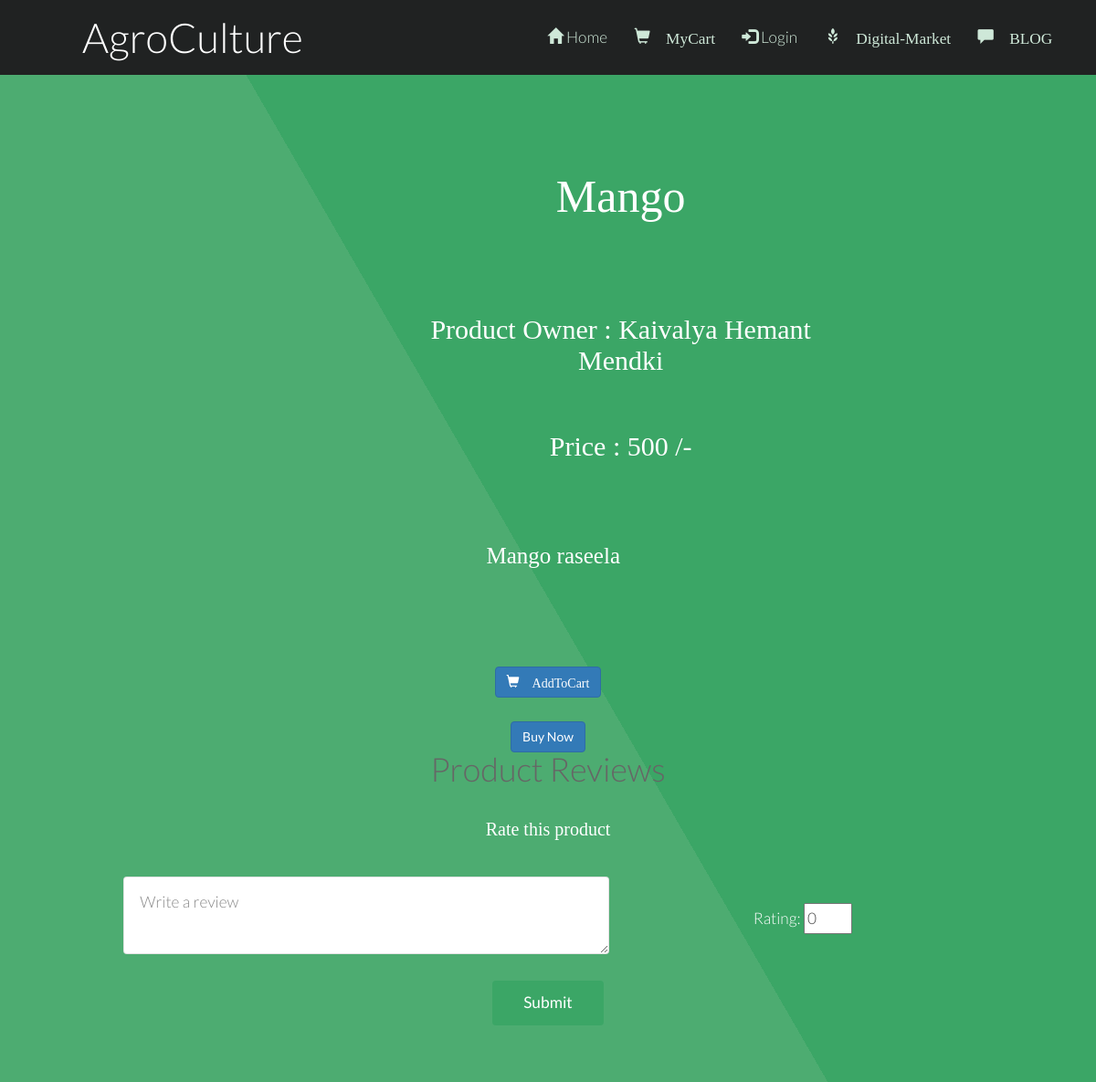
The app's page /review.php?pid=27 with its own data.
### tables this page shows
CREATE TABLE `fproduct` (
  `fid` int(255) NOT NULL,
  `pid` int(255) NOT NULL,
  `product` varchar(255) NOT NULL,
  `pcat` varchar(255) NOT NULL,
  `pinfo` varchar(255) NOT NULL,
  `price` float NOT NULL,
  `pimage` varchar(255) NOT NULL DEFAULT 'blank.png',
  `picStatus` int(10) NOT NULL DEFAULT '0'
);

CREATE TABLE `farmer` (
  `fid` int(255) NOT NULL,
  `fname` varchar(255) NOT NULL,
  `fusername` varchar(255) NOT NULL,
  `fpassword` varchar(255) NOT NULL,
  `fhash` varchar(255) NOT NULL,
  `femail` varchar(255) NOT NULL,
  `fmobile` varchar(255) NOT NULL,
  `faddress` text NOT NULL,
  `factive` int(255) NOT NULL DEFAULT '0',
  `frating` int(11) NOT NULL DEFAULT '0',
  `picExt` varchar(255) NOT NULL DEFAULT 'png',
  `picStatus` int(10) NOT NULL DEFAULT '0'
);

### review.php (the view, shortened to what this page needs)
<?php
	require 'db.php';
	$pid = $_GET['pid'];
?>
<!DOCTYPE html>
<html>
<head>
		<link href="bootstrap\css\bootstrap.min.css" rel="stylesheet">
		<link rel="stylesheet" href="Blog/commentBox.css" />
</head>
<body>
				<?php
					require 'menu.php';
					$sql="SELECT * FROM fproduct WHERE pid = '$pid'";
					$result = mysqli_query($conn, $sql);
					$row = mysqli_fetch_assoc($result);
					$fid = $row['fid'];
					$sql = "SELECT * FROM farmer WHERE fid = '$fid'";
					$result = mysqli_query($conn, $sql);
					$frow = mysqli_fetch_assoc($result);
					?>
				<section id="main" class="wrapper style1 align-center">
						<div class="container">
							<div class="row">
								<div class="col-sm-4">
								</div>
								<div class="col-12 col-sm-6">
									<p style="font: 50px Times new roman;"><?= $row['product']; ?></p>
									<p style="font: 30px Times new roman;">Product Owner : <?= $frow['fname']; ?></p>
									<p style="font: 30px Times new roman;">Price : <?= $row['price'].' /-'; ?></p>
								</div>
							</div><br />
							<div class="row">
								<div class="col-12 col-sm-12" style="font: 25px Times new roman;">
									<?= $row['pinfo']; ?>
								</div>
							</div>
						</div>
						<br /><br />
						<div class="12u$">
                            <center>
                                <div class="row uniform">
                                    <div class="6u 12u$(large)">
                                        <a href="myCart.php?flag=1&pid=<?= $pid; ?>" class="btn btn-primary" style="text-decoration: none;"><span class="glyphicon glyphicon-shopping-cart"> AddToCart</a>
                                    </div>
                                    <div class="6u 12u$(large)">
                                        <a href="buyNow.php?pid=<?= $pid; ?>" class="btn btn-primary" style="text-decoration: none;">Buy Now</a>
                                    </div>
                                </div>
                            </center>
                        </div>
					<div class="container">
						<h1>Product Reviews</h1>
					<div class="row">
						<div class="col-0 col-sm-3"></div>
						<div class="col-12 col-sm-6">
					</div>
				</div>
			</div>
			<div class="container">
				<p style="font: 20px Times new roman; align: left;">Rate this product</p>
				<form method="POST" action="reviewInput.php?pid=<?= $pid; ?>">
					<div class="row">
						<div class="col-sm-7">
							<textarea style="background-color:white;color: black;" cols="5" name="comment" placeholder="Write a review"></textarea>
						</div>
						<div class="col-sm-5">
							<br />
							Rating: <input type="number" min="0" max="10" name="rating" value="0"/>
						</div>
					</div>
					<div class="row">
						<div class="col-sm-12">
							<br />
							<input type="submit" />
						</div>
					</div>
				</form>
			</div>
	</body>
	</html>

### css/style.css (style rules this page uses)
body { background: #fff; }
body, input, select, textarea { color: #444; font-family: "Lato", Helvetica, sans-serif; font-size: 15pt; font-weight: 300; line-height: 1.65em; }
a { color: #4dac71; text-decoration: underline; }
p { margin: 0 0 2em 0; }
h1, h2, h3, h4, h5, h6 { color: #666; font-weight: 300; line-height: 1em; margin: 0 0 1em 0; }
.align-center { text-align: center; }
form { margin: 0 0 2em 0; }
input[type="text"], input[type="password"], input[type="email"], select, textarea { -moz-appearance: none; -webkit-appearance: none; -o-appearance: none; -ms-appearance: none; appearance: none; background: rgba(144, 144, 144, 0.075); border-radius: 4px; border: none; border: solid 1px rgba(144, 144, 144, 0.25); color: inherit; display: block; outline: 0; padding: 0 1em; text-decoration: none; width: 100%; }
textarea { padding: 0.75em 1em; }
input[type="submit"], input[type="reset"], input[type="button"], .button { -moz-appearance: none; -webkit-appearance: none; -o-appearance: none; -ms-appearance: none; appearance: none; -moz-transition: background-color 0.2s ease-in-out, color 0.2s ease-in-out; -webkit-transition: background-color 0.2s ease-in-out, color 0.2s ease-in-out; -o-transition: background-color 0.2s ease-in-out, color 0.2s ease-in-out; -ms-transition: background-color 0.2s ease-in-out, color 0.2s ease-in-out; transition: background-color 0.2s ease-in-out, color 0.2s ease-in-out; background-color: #3ba666; border-radius: 4px; border: 0; color: #ffffff !important; cursor: pointer; display: inline-block; font-weight: 400; height: 2.85em; line-height: 2.8em; padding: 0 2em; text-align: center; text-decoration: none; white-space: nowrap; }
.wrapper { padding: 6em 0em 4em; }
.wrapper.style1 { background-color: #3ba666; -moz-background-image: linear-gradient(60deg, #4dac71 50%, #3ba666 50%); -webkit-background-image: linear-gradient(60deg, #4dac71 50%, #3ba666 50%); -o-background-image: linear-gradient(60deg, #4dac71 50%, #3ba666 50%); -ms-background-image: linear-gradient(60deg, #4dac71 50%, #3ba666 50%); background-image: linear-gradient(60deg, #4dac71 50%, #3ba666 50%); color: #ffffff; }

### css/style-xlarge.css (style rules this page uses)
body, input, select, textarea { font-size: 13pt; }

### css/style-large.css (style rules this page uses)
body, input, select, textarea { font-size: 13pt; }

### records on screen
fproduct: product "Mango", price "500", pinfo "Mango raseela"
farmer: fname "Kaivalya Hemant Mendki"

### other values on screen
$loginProfile "Login"
